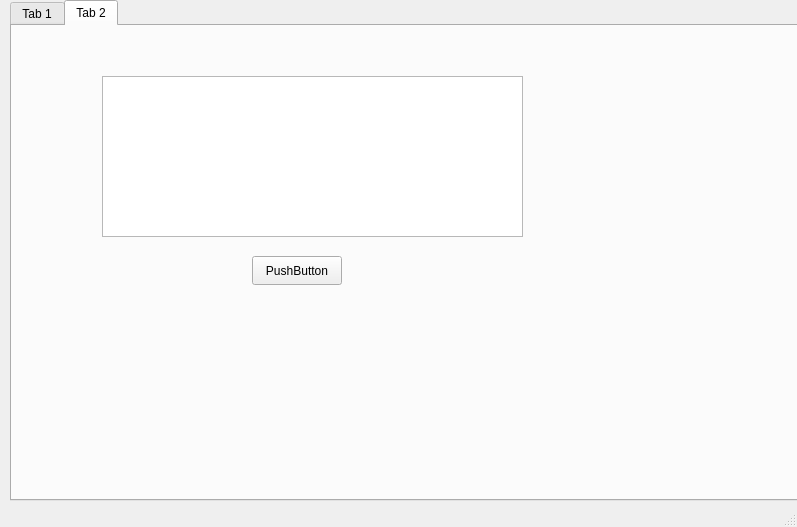
<?xml version="1.0" encoding="UTF-8"?>
<ui version="4.0">
 <class>MainWindow</class>
 <widget class="QMainWindow" name="MainWindow">
  <property name="geometry">
   <rect>
    <x>0</x>
    <y>0</y>
    <width>797</width>
    <height>527</height>
   </rect>
  </property>
  <property name="windowTitle">
   <string>MainWindow</string>
  </property>
  <widget class="QWidget" name="centralwidget">
   <widget class="QTabWidget" name="tabWidget">
    <property name="geometry">
     <rect>
      <x>10</x>
      <y>0</y>
      <width>831</width>
      <height>501</height>
     </rect>
    </property>
    <property name="currentIndex">
     <number>1</number>
    </property>
    <widget class="QWidget" name="tab">
     <attribute name="title">
      <string>Tab 1</string>
     </attribute>
     <widget class="QLabel" name="label_3">
      <property name="geometry">
       <rect>
        <x>280</x>
        <y>-10</y>
        <width>261</width>
        <height>91</height>
       </rect>
      </property>
      <property name="font">
       <font>
        <family>SimSun-ExtB</family>
        <pointsize>16</pointsize>
       </font>
      </property>
      <property name="text">
       <string>Krypto Ai Asystent</string>
      </property>
     </widget>
     <widget class="QLabel" name="label">
      <property name="geometry">
       <rect>
        <x>120</x>
        <y>60</y>
        <width>81</width>
        <height>20</height>
       </rect>
      </property>
      <property name="text">
       <string>Kontekst AI</string>
      </property>
     </widget>
     <widget class="QLineEdit" name="inputSystemPrompt">
      <property name="geometry">
       <rect>
        <x>40</x>
        <y>90</y>
        <width>391</width>
        <height>81</height>
       </rect>
      </property>
     </widget>
     <widget class="QPushButton" name="btnAnalizuj">
      <property name="geometry">
       <rect>
        <x>540</x>
        <y>140</y>
        <width>90</width>
        <height>29</height>
       </rect>
      </property>
      <property name="font">
       <font>
        <family>SimSun-ExtG</family>
        <pointsize>12</pointsize>
       </font>
      </property>
      <property name="text">
       <string>Analizuj</string>
      </property>
     </widget>
     <widget class="QLabel" name="label_2">
      <property name="geometry">
       <rect>
        <x>490</x>
        <y>90</y>
        <width>101</width>
        <height>20</height>
       </rect>
      </property>
      <property name="text">
       <string>Aktualna Cena</string>
      </property>
     </widget>
     <widget class="QLabel" name="lblCena">
      <property name="geometry">
       <rect>
        <x>620</x>
        <y>90</y>
        <width>91</width>
        <height>20</height>
       </rect>
      </property>
      <property name="text">
       <string>Cyferki</string>
      </property>
     </widget>
     <widget class="QTextEdit" name="textWynikAI">
      <property name="geometry">
       <rect>
        <x>30</x>
        <y>200</y>
        <width>731</width>
        <height>231</height>
       </rect>
      </property>
     </widget>
    </widget>
    <widget class="QWidget" name="tab_2">
     <attribute name="title">
      <string>Tab 2</string>
     </attribute>
     <widget class="QPushButton" name="btnSzukajNewsow">
      <property name="geometry">
       <rect>
        <x>240</x>
        <y>230</y>
        <width>90</width>
        <height>29</height>
       </rect>
      </property>
      <property name="text">
       <string>PushButton</string>
      </property>
     </widget>
     <widget class="QPlainTextEdit" name="textNewsy">
      <property name="geometry">
       <rect>
        <x>90</x>
        <y>50</y>
        <width>421</width>
        <height>161</height>
       </rect>
      </property>
     </widget>
    </widget>
   </widget>
  </widget>
  <widget class="QMenuBar" name="menubar">
   <property name="geometry">
    <rect>
     <x>0</x>
     <y>0</y>
     <width>797</width>
     <height>25</height>
    </rect>
   </property>
  </widget>
  <widget class="QStatusBar" name="statusbar"/>
 </widget>
 <resources/>
 <connections/>
</ui>
